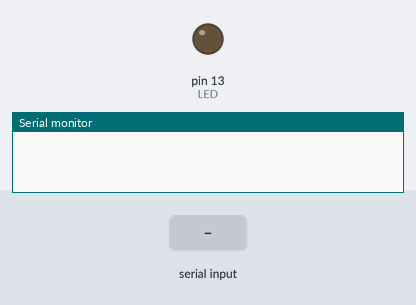
Bench run of a sketch on a simulated Arduino Uno, built with avr-gcc and run on an emulated ATmega328P. On the bench: output pins drawn as LEDs (lit = HIGH), the last lines printed to the serial monitor. The test bench sets the inputs (shaded band).

Above: at 1.2 s.
1.3 s: "1" received over Serial
At 2.2 s:
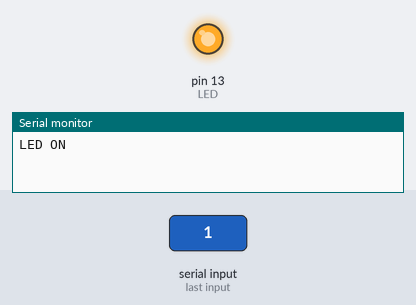
2.8 s: "2" received over Serial
At 3.3 s:
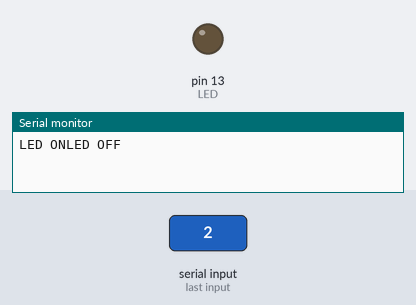
Timing chart, 0 to 5.8 s (numbered marks = the images above; inputs shaded):
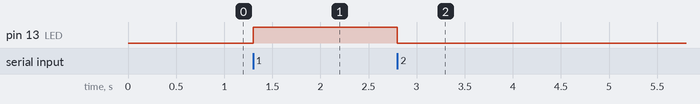

Measured:
- after the input at 1.3 s, pin 13 (LED): LOW → HIGH at once
- after the input at 2.8 s, pin 13 (LED): HIGH → LOW at once

The sketch:

0_connecting_with_arduino.ino
```cpp
int LED = 13;                   // Activate built-in LED
char dataFrompython;            // Variable for Data recived from python

void setup() {
  Serial.begin(9600);    // ARDUINO BAUD RATE
  pinMode(LED,OUTPUT);   // LED PIN
  }

void loop() {
  if (Serial.available() > 0){
    dataFrompython =  Serial.read();
    if (dataFrompython == '1'){
       Serial.print("LED ON");
       digitalWrite(LED, HIGH);
    }
    if (dataFrompython == '2'){
       Serial.print("LED OFF");
       digitalWrite(LED, LOW);
    }
  }

}
```
